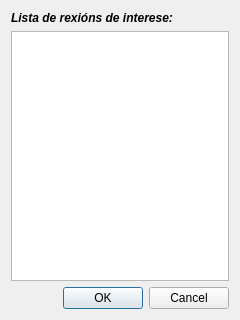
<?xml version="1.0" encoding="UTF-8"?>
<ui version="4.0">
 <class>RoiSelectorDlg</class>
 <widget class="QDialog" name="RoiSelectorDlg">
  <property name="geometry">
   <rect>
    <x>0</x>
    <y>0</y>
    <width>240</width>
    <height>320</height>
   </rect>
  </property>
  <property name="windowTitle">
   <string>Dialog</string>
  </property>
  <property name="modal">
   <bool>true</bool>
  </property>
  <layout class="QGridLayout" name="gridLayout">
   <item row="0" column="0">
    <layout class="QVBoxLayout" name="verticalLayout">
     <item>
      <widget class="QLabel" name="lblRoiList">
       <property name="font">
        <font>
         <weight>75</weight>
         <italic>true</italic>
         <bold>true</bold>
        </font>
       </property>
       <property name="text">
        <string>Lista de rexións de interese:</string>
       </property>
      </widget>
     </item>
     <item>
      <widget class="QListWidget" name="listWidget"/>
     </item>
    </layout>
   </item>
   <item row="1" column="0">
    <widget class="QDialogButtonBox" name="buttonBox">
     <property name="orientation">
      <enum>Qt::Horizontal</enum>
     </property>
     <property name="standardButtons">
      <set>QDialogButtonBox::Cancel|QDialogButtonBox::Ok</set>
     </property>
    </widget>
   </item>
  </layout>
 </widget>
 <resources/>
 <connections>
  <connection>
   <sender>buttonBox</sender>
   <signal>accepted()</signal>
   <receiver>RoiSelectorDlg</receiver>
   <slot>accept()</slot>
   <hints>
    <hint type="sourcelabel">
     <x>248</x>
     <y>254</y>
    </hint>
    <hint type="destinationlabel">
     <x>157</x>
     <y>274</y>
    </hint>
   </hints>
  </connection>
  <connection>
   <sender>buttonBox</sender>
   <signal>rejected()</signal>
   <receiver>RoiSelectorDlg</receiver>
   <slot>reject()</slot>
   <hints>
    <hint type="sourcelabel">
     <x>316</x>
     <y>260</y>
    </hint>
    <hint type="destinationlabel">
     <x>286</x>
     <y>274</y>
    </hint>
   </hints>
  </connection>
 </connections>
</ui>
